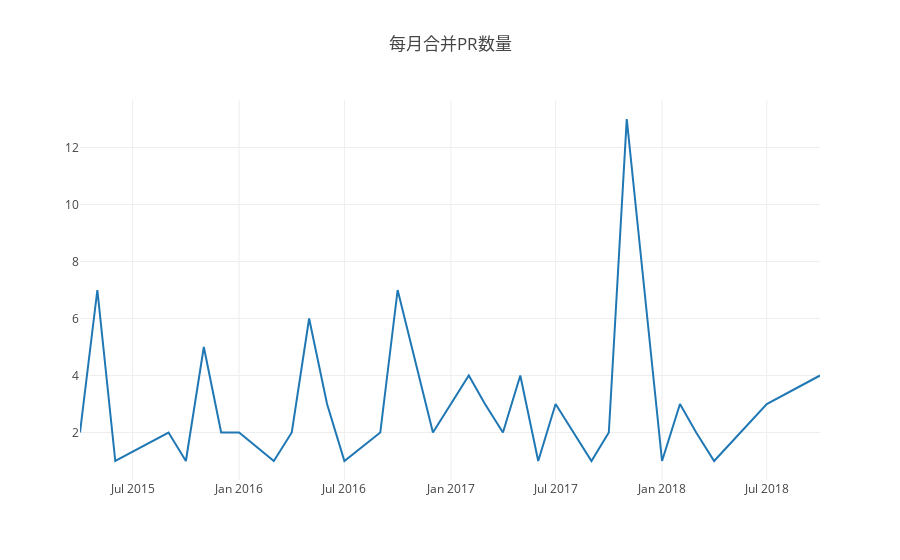

The notebook cell this image was saved under:
### Code cell
var startYear = 2015,
  endYear = 2021;
var years = [];
var repo_id = 23141830;
var query = openDigger.driver.clickhouse.query;
for (var y = startYear; y <= endYear; y++) years.push(y);
console.log("2.3.2 - - - - - - - - - ");
Promise.all(
  years.map((year) => {
    return query(`
    select pull_merged_at
    from github_log.year${year}
    where repo_id=${repo_id} and type = 'PullRequestEvent' and pull_merged = 1
    `);
  })
).then((data) => {
  const tmp = {};
  for (let i = 0; i < data.length; i++) {
    for (let j = 0; j < data[i].length; j++) {
      if (data[i][j].pull_merged_at.slice(0, 4) !== "1970") {
        if (tmp.hasOwnProperty(data[i][j].pull_merged_at.slice(0, 7))) {
          tmp[data[i][j].pull_merged_at.slice(0, 7)] += 1;
        } else {
          tmp[data[i][j].pull_merged_at.slice(0, 7)] = 1;
        }
      }
    }
  }
  const ordered = Object.fromEntries(Object.entries(tmp).sort());
  let timeArray = [];
  let countArray = [];
  for (const key in ordered) {
    timeArray.push(key);
    countArray.push(ordered[key]);
  }
  for (let i = 0; i < timeArray.length; i++) {
    console.log("年月: " + timeArray[i]);
    console.log("当月合并PR个数: " + countArray[i]);
  }
  var data = [
    {
      x: timeArray,
      y: countArray,
      type: "scatter",
    },
  ];
  openDigger.render.plotly(data, { title: "每月合并PR个数" });
});

### Figure 1 — Plotly figure (JSON) as saved in the notebook; plotly's stock layout.template omitted (floating-point values rounded to 4 significant figures)
{"data": [{"type": "scatter", "x": ["2015-04", "2015-05", "2015-06", "2015-09", "2015-10", "2015-11", "2015-12", "2016-01", "2016-03", "2016-04", "2016-05", "2016-06", "2016-07", "2016-09", "2016-10", "2016-12", "2017-02", "2017-03", "2017-04", "2017-05", "2017-06", "2017-07", "2017-09", "2017-10", "2017-11", "2018-01", "2018-02", "2018-03", "2018-04", "2018-07", "2018-10"], "y": [2, 7, 1, 2, 1, 5, 2, 2, 1, 2, 6, 3, 1, 2, 7, 2, 4, 3, 2, 4, 1, 3, 1, 2, 13, 1, 3, 2, 1, 3, 4]}], "layout": {"autosize": true, "title": {"text": "每月合并PR数量"}, "xaxis": {"autorange": true, "range": ["2015-04-01", "2018-10-01"], "type": "date"}, "yaxis": {"autorange": true, "range": [0.3333, 13.67], "type": "linear"}}}
